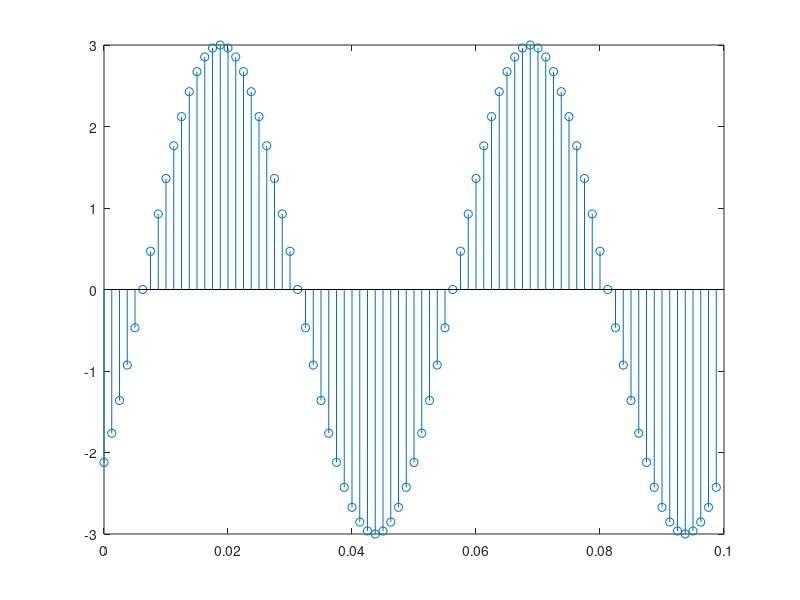

Recreate this plot in MATLAB.
A = 3; #m
Tm = 0.00125; #s
fs = 20; #hz
phi = -2*pi*fs*0.00125*5 #phi = -2pi*fs*t1, t1 = 5*Tm #rad

t=0:Tm:0.1-Tm;

x = 2*pi*fs*t+phi;
y = A*sin(x);
stem(t,y);
